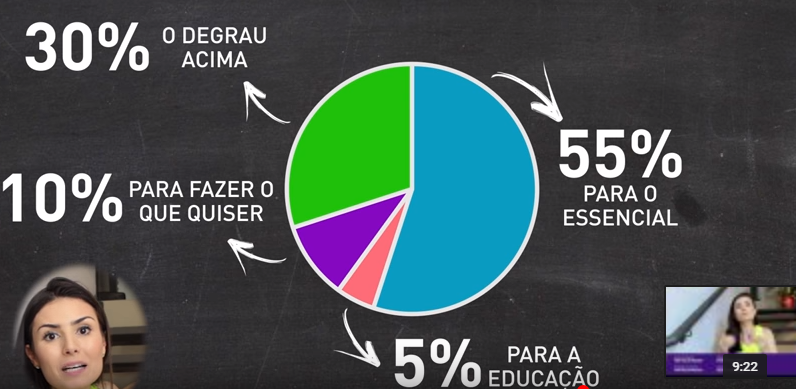
#> input picture img.png, 796 x 389 px, found by its file name
$ python crop_polygon.py
#> lines starting #> are read from the running program, lines starting #| are printed output that depends on the picture; after the words box and inside, x2 and y2 are one past the last pixel; in counts of white or black regions, pixels touching at a corner belong together
# -*- coding: utf-8 -*-
"""
Created on Fri Nov  2 19:51:26 2018

@author: broch
"""
import numpy as np
import cv2

BLACK = (0,0,0)
def region_of_interest(frame, resize_ratio):
    def r(numero):  # Faz o ajuste de escala
        return int(numero*resize_ratio)
    # Retângulo superior
    cv2.rectangle(frame, (0, 0), (r(1920), r(120)), BLACK, -1)
    # triângulo lado direito
    pts = np.array([[r(1920), r(750)], [r(1320), 0], [r(1920), 0]], np.int32)
    cv2.fillPoly(frame, [pts], BLACK)
    # triângulo lado esquerdo
    pts3 = np.array([[0, r(620)], [r(270), 0], [0, 0]], np.int32)
    cv2.fillPoly(frame, [pts3], BLACK)
    # Linha entre faixas 1 e 2
    pts1 = np.array([[r(480), r(1080)], [r(560), r(0)],
                     [r(640), r(0)], [r(570), r(1080)]], np.int32)
    cv2.fillPoly(frame, [pts1], BLACK)
    # Linha entre faixas 2 e 3
    pts7 = np.array([[r(1310), r(1080)], [r(900), r(0)],
                     [r(990), r(0)], [r(1410), r(1080)]], np.int32)
    cv2.fillPoly(frame, [pts7], BLACK)
    return frame

img = cv2.imread('img.png')
#> img is the input picture: shape (389, 796, 3); mean B, G, R 81.7, 82.8, 68.7
height = img.shape[0]
#> height = 389
width = img.shape[1]
#> width = 796

mask = np.zeros((height, width), dtype=np.uint8)

#points = region_of_interest(mask, 0.7697)
points = np.array([[[10,150],[330,100],[310,20],[35,10]]])

cv2.fillPoly(mask, points, (255))
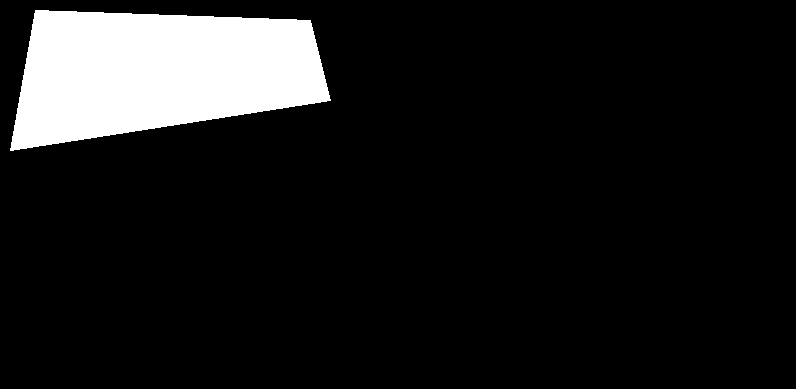
#> mask: shape (389, 796); 10.7% white; 1 white region, box (x1, y1, x2, y2) and area: (10, 10, 331, 151) 33081

res = cv2.bitwise_and(img,img,mask = mask)
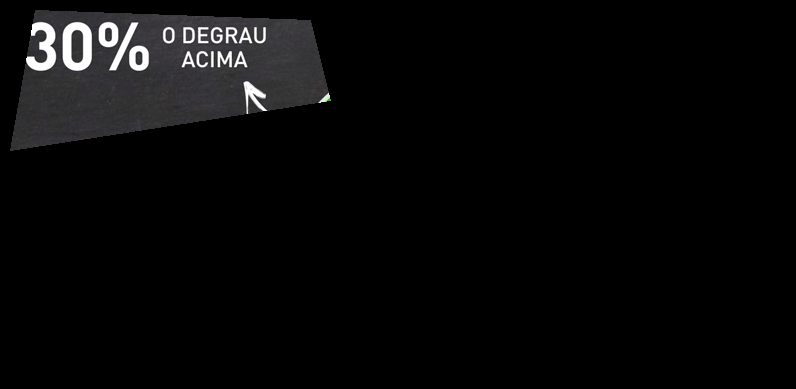
#> res: shape (389, 796, 3); mean B, G, R 8.5, 8.2, 8.3

rect = cv2.boundingRect(points) # returns (x,y,w,h) of the rect
cropped = res[rect[1]: rect[1] + rect[3], rect[0]: rect[0] + rect[2]]
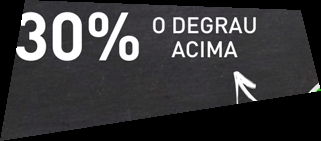
#> cropped: shape (141, 321, 3); mean B, G, R 57.8, 56.2, 57.1

pt4 = [0,0]
pt3 = [300, 0]
pt2 = [300,70]
pt1 = [0,70]

target_pts = np.array([pt1,pt2,pt3,pt4 ], np.float32)
H, mask = cv2.findHomography(points, target_pts, cv2.RANSAC)

# size target image
hei , wid, _ = cropped.shape
#> hei = 141; wid = 321
im1Reg = cv2.warpPerspective(cropped, H, (wid+20, hei+20))
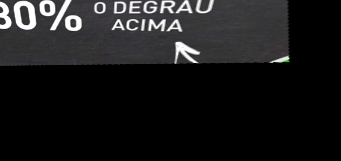
#> im1Reg: shape (161, 341, 3); mean B, G, R 26.9, 26.2, 26.6
#img2 = cv2.perspectiveTransform(np.array([[[cropped.shape[1],cropped.shape[0]]]]), h)

cv2.imshow("im1Reg" , im1Reg )
cv2.imshow("cropped" , cropped )
#cv2.imshow("same size" , res)

cv2.waitKey(0)
#if cv2.waitKey(1) & 0xFF == ord('q'):
cv2.destroyAllWindows()

#%%
#import cv2
#import numpy as np
#def _estimate_homography(image_points, ideal_points):
#        """Find homography matrix.
#        """
#        fp = np.array(image_points)
#        tp = np.array(ideal_points)
#        H, _ = cv2.findHomography(fp, tp, 0)
#        return H
#%%
#from __future__ import print_function
#import cv2
#import numpy as np
#
#
#MAX_FEATURES = 500
#GOOD_MATCH_PERCENT = 0.15
#
#
#def alignImages(im1, im2):
#
#  # Convert images to grayscale
#  im1Gray = cv2.cvtColor(im1, cv2.COLOR_BGR2GRAY)
#  im2Gray = cv2.cvtColor(im2, cv2.COLOR_BGR2GRAY)
#
#  # Detect ORB features and compute descriptors.
#  orb = cv2.ORB_create(MAX_FEATURES)
#  keypoints1, descriptors1 = orb.detectAndCompute(im1Gray, None)
#  keypoints2, descriptors2 = orb.detectAndCompute(im2Gray, None)
#
#  # Match features.
#  matcher = cv2.DescriptorMatcher_create(cv2.DESCRIPTOR_MATCHER_BRUTEFORCE_HAMMING)
#  matches = matcher.match(descriptors1, descriptors2, None)
#
#  # Sort matches by score
#  matches.sort(key=lambda x: x.distance, reverse=False)
#
#  # Remove not so good matches
#  numGoodMatches = int(len(matches) * GOOD_MATCH_PERCENT)
#  matches = matches[:numGoodMatches]
#
#  # Draw top matches
#  imMatches = cv2.drawMatches(im1, keypoints1, im2, keypoints2, matches, None)
#  cv2.imwrite("matches.jpg", imMatches)
#
#  # Extract location of good matches
#  points1 = np.zeros((len(matches), 2), dtype=np.float32)
#  points2 = np.zeros((len(matches), 2), dtype=np.float32)
#
#  for i, match in enumerate(matches):
#    points1[i, :] = keypoints1[match.queryIdx].pt
#    points2[i, :] = keypoints2[match.trainIdx].pt
#
#  # Find homography
#  h, mask = cv2.findHomography(points1, points2, cv2.RANSAC)
#
#  # Use homography
#  height, width, channels = im2.shape
#  im1Reg = cv2.warpPerspective(im1, h, (width, height))
#
#  return im1Reg, h
#
#
#if __name__ == '__main__':
#
#  # Read reference image
#  refFilename = "img.png"
#  print("Reading reference image : ", refFilename)
#  imReference = cv2.imread(refFilename, cv2.IMREAD_COLOR)
#
#  # Read image to be aligned
#  imFilename = "img.png"
#  print("Reading image to align : ", imFilename);
#  im = cv2.imread(imFilename, cv2.IMREAD_COLOR)
#
#  print("Aligning images ...")
#  # Registered image will be resotred in imReg.
#  # The estimated homography will be stored in h.
#  imReg, h = alignImages(im, imReference)
#
#  # Write aligned image to disk.
#  outFilename = "aligned.jpg"
#  print("Saving aligned image : ", outFilename);
#  cv2.imwrite(outFilename, imReg)
#
#  # Print estimated homography
#  print("Estimated homography : \n",  h)
